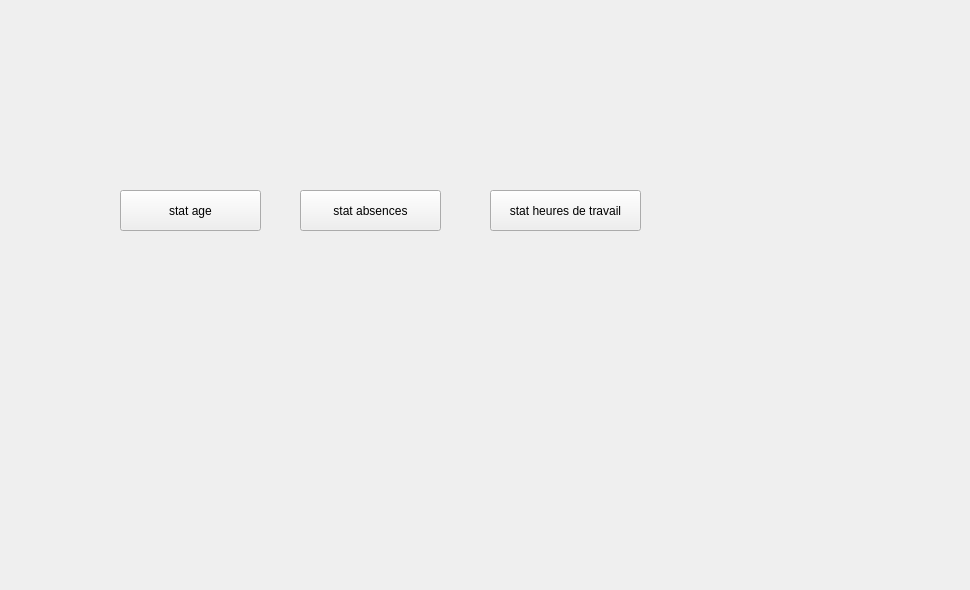
      <widget class="QWidget" name="tab_15">
       <attribute name="title">
        <string>Statistiques</string>
       </attribute>
       <widget class="QPushButton" name="pb_age_stat">
        <property name="geometry">
         <rect>
          <x>120</x>
          <y>190</y>
          <width>141</width>
          <height>41</height>
         </rect>
        </property>
        <property name="text">
         <string>stat age</string>
        </property>
       </widget>
       <widget class="QPushButton" name="pb_absences_stat">
        <property name="geometry">
         <rect>
          <x>300</x>
          <y>190</y>
          <width>141</width>
          <height>41</height>
         </rect>
        </property>
        <property name="text">
         <string>stat absences</string>
        </property>
       </widget>
       <widget class="QPushButton" name="pb_heures_de_travail_stat">
        <property name="geometry">
         <rect>
          <x>490</x>
          <y>190</y>
          <width>151</width>
          <height>41</height>
         </rect>
        </property>
        <property name="text">
         <string>stat heures de travail</string>
        </property>
       </widget>
       <widget class="QLabel" name="label_43">
        <property name="geometry">
         <rect>
          <x>-110</x>
          <y>-40</y>
          <width>961</width>
          <height>581</height>
         </rect>
        </property>
        <property name="text">
         <string/>
        </property>
        <property name="pixmap">
         <pixmap>../../../Downloads/258266983_613599279951661_9041168222402629926_n.png</pixmap>
        </property>
       </widget>
       <zorder>label_43</zorder>
       <zorder>pb_age_stat</zorder>
       <zorder>pb_absences_stat</zorder>
       <zorder>pb_heures_de_travail_stat</zorder>
      </widget>
